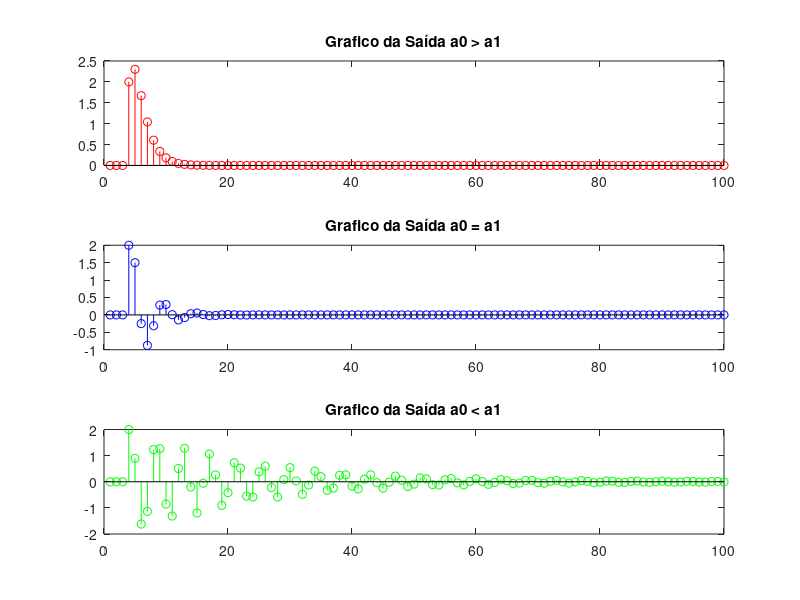

This chart was generated by the following MATLAB code:
% Controle Digital - equacao de diferencas
clear;
close all;
clc;


%% Sinal de Onda Impulso

N = 100;%numero de pontos
A = 5;%amplitude do sinal
x_imp = zeros(1,N);% iniciando vetor de zeros 
y_imp1 = zeros(1,N);% iniciando vetor de zeros 
y_imp2 = zeros(1,N);% iniciando vetor de zeros 
y_imp3 = zeros(1,N);% iniciando vetor de zeros 
k = 0;

for n=3:N
    k = k+1;
    if k == 1
        x_imp(n) = A;% impulso 
    end
    
    a1 = 0.2;
    a0 = 0.9;
    y_imp1(n) = a0*y_imp1(n-1) - a1*y_imp1(n-2) + 0.4*x_imp(n-1) + 0.1*x_imp(n-2); 
   
    a1 = 0.5;
    a0 = 0.5;
    y_imp2(n) = a0*y_imp2(n-1) - a1*y_imp2(n-2) + 0.4*x_imp(n-1) + 0.1*x_imp(n-2); 
    
    a1 = 0.9;
    a0 = 0.2;
    y_imp3(n) = a0*y_imp3(n-1) - a1*y_imp3(n-2) + 0.4*x_imp(n-1) + 0.1*x_imp(n-2); 
end
   
% plotando os 3 graficos
% subplot(5,2,1);
% stem(x_imp, 'k')
% xlim([0 100])
% title('Grafico do impulso')

subplot(3,1,1);
stem(y_imp1, 'r')
xlim([0 100])
title('Grafico da Saída a0 > a1')

subplot(3,1,2);
stem(y_imp2, 'b')
xlim([0 100])
title('Grafico da Saída a0 = a1')

subplot(3,1,3);
stem(y_imp3, 'g')
xlim([0 100])
title('Grafico da Saída a0 < a1')

% subplot(5,2,[5 6]);
% hold on; stem(x_imp, 'k'); stem(y_imp1, 'r')
% xlim([0 100])
% title('Grafico da equacoes de diferencas a0 > a1')
% legend('x[n]', 'y[n]')
% 
% subplot(5,2,[7 8]);
% hold on; stem(x_imp, 'k'); stem(y_imp2, 'b')
% xlim([0 100])
% title('Grafico da equacoes de diferencas a0 = a1')
% legend('x[n]', 'y[n]')
% 
% 
% subplot(5,2,[9 10]);
% hold on; stem(x_imp, 'k'); stem(y_imp3, 'g')
% xlim([0 100])
% title('Grafico da equacoes de diferencas a0 < a1')
% legend('x[n]', 'y[n]')